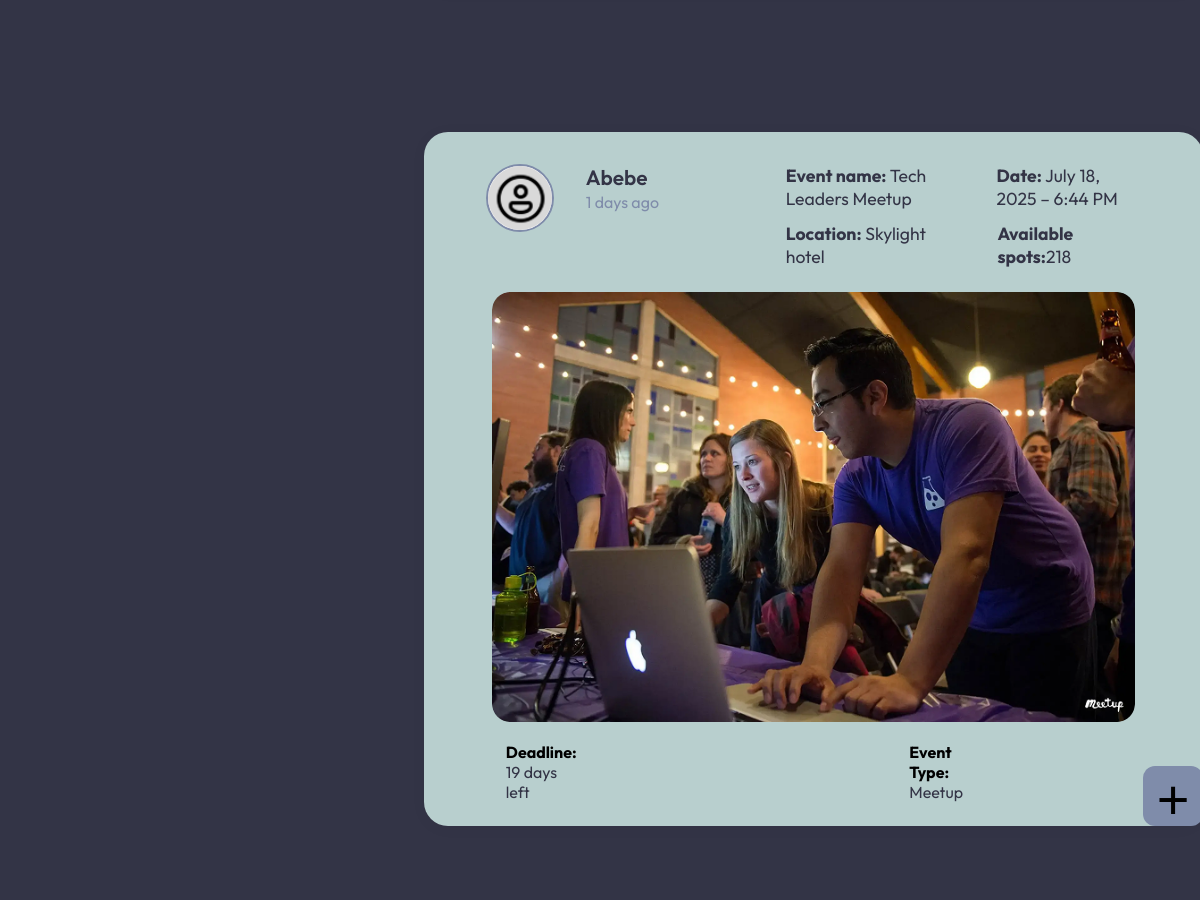
The app's page /home.php (signed in, middle part), older data.
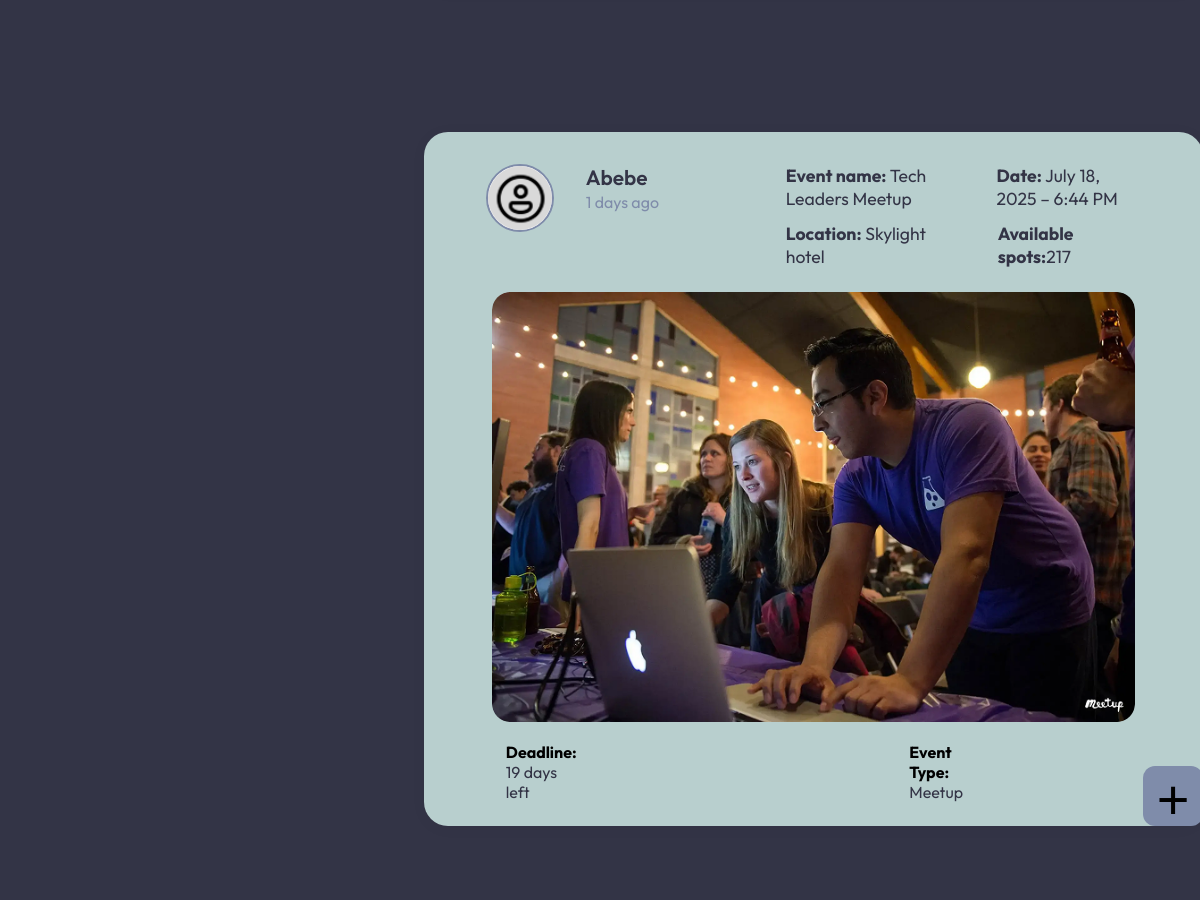
The same page, newer data.
### tables this page shows
CREATE TABLE `events` (
  `id` int(10) UNSIGNED NOT NULL,
  `user_id` int(10) UNSIGNED NOT NULL,
  `event_name` varchar(100) NOT NULL,
  `organizer` varchar(100) DEFAULT NULL,
  `location` varchar(100) NOT NULL,
  `event_datetime` datetime NOT NULL,
  `description` text NOT NULL,
  `available_spots` int(11) DEFAULT NULL,
  `contact_info` varchar(100) DEFAULT NULL,
  `event_type` enum('Meetup','Conference','Workshop') NOT NULL,
  `deadline_days` int(11) NOT NULL,
  `deadline_hours` int(11) NOT NULL,
  `deadline_minutes` int(11) NOT NULL,
  `photo` varchar(255) NOT NULL,
  `created_at` timestamp NOT NULL DEFAULT current_timestamp()
);

CREATE TABLE `users` (
  `id` int(10) UNSIGNED NOT NULL,
  `username` varchar(255) NOT NULL,
  `email` varchar(255) NOT NULL,
  `password` varchar(255) NOT NULL,
  `profile_picture` varchar(255) DEFAULT './assets/Group 16.png',
  `created_at` datetime NOT NULL DEFAULT current_timestamp()
);

### home-logic.php (called while the page is built, shortened)
<?php
require_once 'config.php';
if (isset($_SESSION['sort_option'])) {
    switch ($_SESSION['sort_option']) {
        case 'oldest':
            $sort_option = "events.created_at ASC";
            break;
        case 'az':
            $sort_option = "events.event_name ASC";
            break;
        case 'za':
            $sort_option = "events.event_name DESC";
            break;
        case 'spots-desc':
            $sort_option = "events.available_spots DESC";
            break;
        case 'spots-asc':
            $sort_option = "events.available_spots ASC";
            break;
        default:
            $sort_option = "events.created_at DESC";
    }
} else {
    $sort_option = "events.created_at DESC";
}
$sql = "SELECT events.*, users.profile_picture
        FROM events
        JOIN users ON events.user_id = users.id
        ORDER BY $sort_option";
$events = $conn->query($sql);
function timeAgo($datetime) {
    $timestamp = strtotime($datetime);
    $diff = time() - $timestamp;
    $diff = round($diff / 60);
    $diff = round($diff / 60);
    if ($diff < 24)
        return $diff . ' hours ago';
    $diff = round($diff / 24);
    if ($diff < 7)
        return $diff . ' days ago';
    return date('M d, Y', $timestamp);
}
function getReservationDeadline($created_at, $deadline_days, $deadline_hours, $deadline_minutes) {
    $deadline_seconds = ($deadline_days * 24 * 60 * 60) + ($deadline_hours * 60 * 60) + ($deadline_minutes * 60);
    $created_timestamp = strtotime($created_at);
    $deadline_timestamp = $created_timestamp + $deadline_seconds;
    $now = time();
    $secondsLeft = $deadline_timestamp - $now;
    $days = floor($secondsLeft / (24 * 60 * 60));
    $hours = floor(($secondsLeft % (24 * 60 * 60)) / (60 * 60));
    $minutes = floor(($secondsLeft % (60 * 60)) / 60);
    if ($days > 0) {
        return "$days days left";
    } elseif ($hours > 0) {
        return "$hours hours left";
    } else {
        return "$minutes minutes left";
    }
}
?>

### home.php (the view, shortened to what this page needs)
<?php
require_once 'config.php';
include_once 'home-logic.php';
$all_events = [];
while ($row = mysqli_fetch_assoc($events)) {
    $all_events[] = $row;
}
?>
<!DOCTYPE html>
<html lang="en">
<head>
    <link rel="stylesheet" href="home-style.css?v=<?php echo time(); ?>">
</head>
<body>
    <main>
        <section id="content">
            <?php
            foreach ($all_events as $row)
            {
            ?>
            <div class="event-card" data-event-id="<?php echo $row['id']; ?>">
                <div class="event-card-header">
                    <img src="<?php echo $row['profile_picture']; ?>" alt="Profile Picture" class="event-avatar">
                    <div class="event-user-info">
                        <div class="event-user"><?php echo $row['organizer']; ?></div>
                        <div class="event-time"><?php echo timeAgo($row['created_at']); ?></div>
                    </div>
                    <div class="event-details">
                        <div class="event-row">
                            <span><strong>Event name:</strong> <?php echo $row['event_name']; ?></span>
                            <span><strong>Date:</strong>
                                <?php echo date('F j, Y – g:i A', strtotime($row['event_datetime'])); ?>
                            </span>
                        </div>
                        <div class="event-row">
                            <span><strong>Location:</strong> <?php echo $row['location']; ?></span>
                            <span><strong>Available spots:</strong><?php echo $row['available_spots']; ?></span>
                        </div>
                    </div>
                </div>
                <div class="event-card-image">
                    <img src="<?php echo $row['photo']; ?>" alt="Event Photo">
                </div>
                <div class="event-card-footer">
                    <div><strong>Deadline:</strong> <span class="event-deadline"><?php echo getReservationDeadline($row['created_at'], $row['deadline_days'], $row['deadline_hours'], $row['deadline_minutes']); ?></span></div>
                    <div><strong>Event Type:</strong> <span class="event-type"><?php echo $row['event_type']; ?></span></div>
                    <form method="post" style="display:inline;">
                        <button type="submit" class="event-add-btn">+</button>
                    </form>
                </div>
            </div>
            <?php
            }
            ?>
        </section>
    </main>
</body>
</html>

### home-style.css (style rules this page uses)
body { background-color: #333446; margin: 0; padding: 0; font-family: "Outfit", sans-serif; }
main { display: flex; padding-top: 100px; margin-left: 360px; width: calc(100vw - 350px); min-height: 100vh; flex-direction: column; }
#content { margin: 40px auto; width: 85%; min-height: 500px; display: flex; align-items: flex-start; justify-content: center; flex-direction: column; }
.event-card { background: #B8CFCE; border-radius: 24px; box-shadow: 0 2px 16px rgba(0,0,0,0.04); padding: 32px 32px 24px 32px; width: 99%; max-width: 1600px; min-height: 380px; gap: 16px; margin: 0 auto; margin-top: -8%; margin-bottom: 200px; display: flex; flex-direction: column; position: relative; cursor: pointer; }
.event-card-header { display: flex; align-items: flex-start; gap: 32px; margin-bottom: 8px; padding: 0px 30px; }
.event-avatar { width: 64px; height: 64px; border-radius: 50%; background: #fff; border: 2px solid #7F8CAA; }
.event-user-info { display: flex; flex-direction: column; justify-content: center; min-width: 120px; }
.event-user { font-size: 1.3rem; font-weight: 600; color: #333446; }
.event-time { font-size: 1rem; color: #7F8CAA; margin-top: 2px; }
.event-details { flex: 1; display: flex; flex-direction: column; gap: 12px; margin-left: 48px; font-size: 1.1rem; color: #333446; justify-content: center; }
.event-row { display: flex; justify-content: space-between; align-items: center; gap: 40px; }
.event-card-image img { width: 90%; border-radius: 18px; object-fit: cover; margin-left: 5%; }
.event-card-footer { display: flex; align-items: center; gap: 50%; margin-left: 7%; }
.event-deadline { font-size: 1rem; color: #333446; }
.event-type { font-size: 1rem; color: #333446; }
.event-add-btn { background-color: #7F8CAA; color: black; border: none; width: 60px; height: 60px; position: absolute; bottom: 0px; right: 0px; border-radius: 20%; font-size: 3.5rem; cursor: pointer; }
form { display: flex; flex-direction: column; gap: 8px; }

Row changes from the older to the newer data that the page shows:
changed events "Abebe": available_spots "218" → "217"
